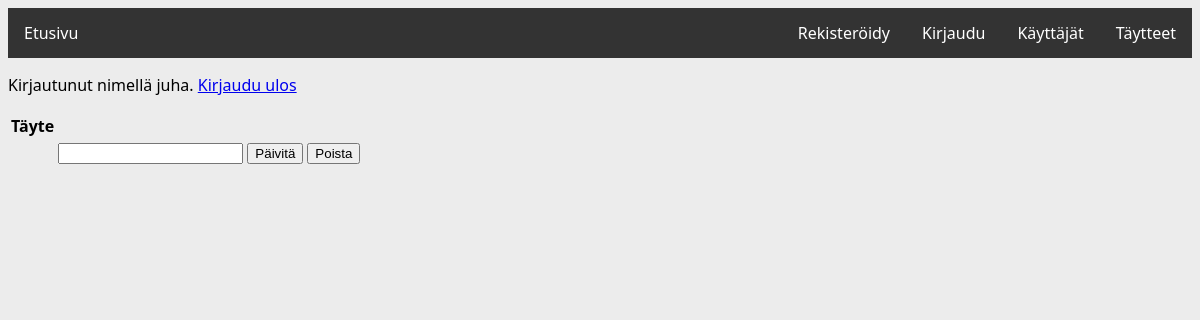
The app's page /taytteet/4/ (signed in), older data.
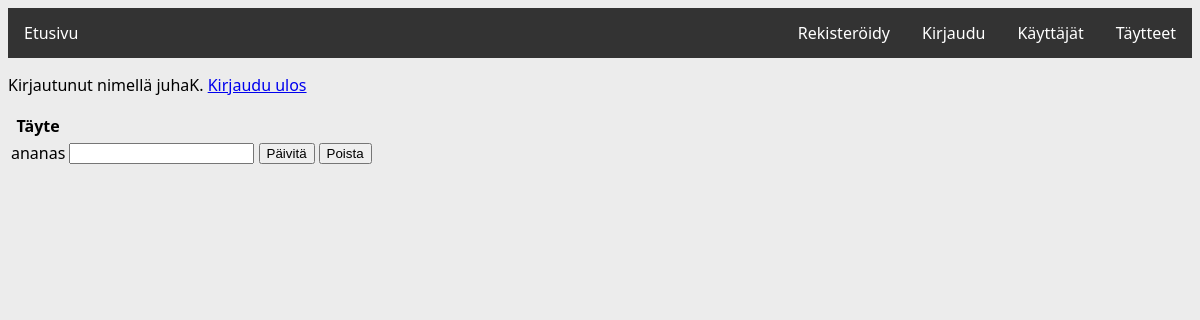
The same page, newer data.
### application/auth/models.py (models this page shows, shortened)
class User(db.Model):
    __tablename__ = "account"
    id = db.Column(db.Integer, primary_key=True)
    name = db.Column(db.String(144), nullable=False)
    phone = db.Column(db.Integer, nullable=False)
    address = db.Column(db.String(144), nullable=False)
    username = db.Column(db.String(144), nullable=False)
    password = db.Column(db.String(144), nullable=False)

### application/taytteet/models.py (models this page shows, shortened)
class Tayte(db.Model):
    __tablename__ = "topping"
    id = db.Column(db.Integer, primary_key=True)
    name = db.Column(db.String(144), nullable=False)

### application/taytteet/views.py (the view)
@app.route("/taytteet/<tayte_id>/", methods=["GET"])
@login_required
def taytteet_get_name(tayte_id):
    t = Tayte.query.get(tayte_id)
    return render_template("taytteet/tayte.html", tayte = t)

### application/__init__.py (called while the page is built)
@login_manager.user_loader
def load_user(user_id):
    return User.query.get(user_id)

### application/templates/taytteet/tayte.html (shortened to what this page needs)
{% extends "layout.html" %}
{% block body %}
  <table>
    <tr>
      <th>Täyte</th>
      <th></th>
    </tr>
    <tr>
      <td>{{ tayte.name }}</td>
      <td>
        <form method="POST" action="{{ url_for('taytteet_set_name', tayte_id=tayte.id) }}">
          <input type="text" name="name"/>
          <input type="submit" value="Päivitä"/>
        </form>
      </td>
      <td>
        <form method="POST" action="{{ url_for('taytteet_delete', tayte_id=tayte.id) }}">
            <input type="submit" value="Poista"/>
        </form>
    </td>
    </tr>
  </table>
{% endblock %}

### application/templates/layout.html (shortened to what this page needs)
<!DOCTYPE html>
  <html>
    <head>
      <link rel="stylesheet" href="{{ url_for('static', filename='css/main.css') }}">
    </head>
    <body>
      <ul id="menu">
        <li><a href="/">Etusivu</a></li>
	      <li style="float:right"><a href="{{ url_for('taytteet_index') }}">Täytteet</a></li>
        <li style="float:right"><a href="{{ url_for('user_index') }}">Käyttäjät</a></li>
        <li style="float:right"><a href="{{ url_for('auth_login') }}">Kirjaudu</a></li>
        <li style="float:right"><a href="{{ url_for('auth_signup') }}">Rekisteröidy</a></li>
      </ul>
      {% if current_user.is_authenticated %}
      <p>
        Kirjautunut nimellä {{ current_user.name }}. <a href="{{ url_for('auth_logout') }}">Kirjaudu ulos</a>
      </p>
      {% else %}
      <p>
        <a href="{{ url_for('auth_login') }}">Kirjaudu sisään</a>
      </p>
      {% endif %}
      {% block body %}{% endblock %}
    </body>
  </html>

Row changes from the older to the newer data that the page shows:
changed User: name "juha" → "juhaK"
added Tayte: name "ananas"
